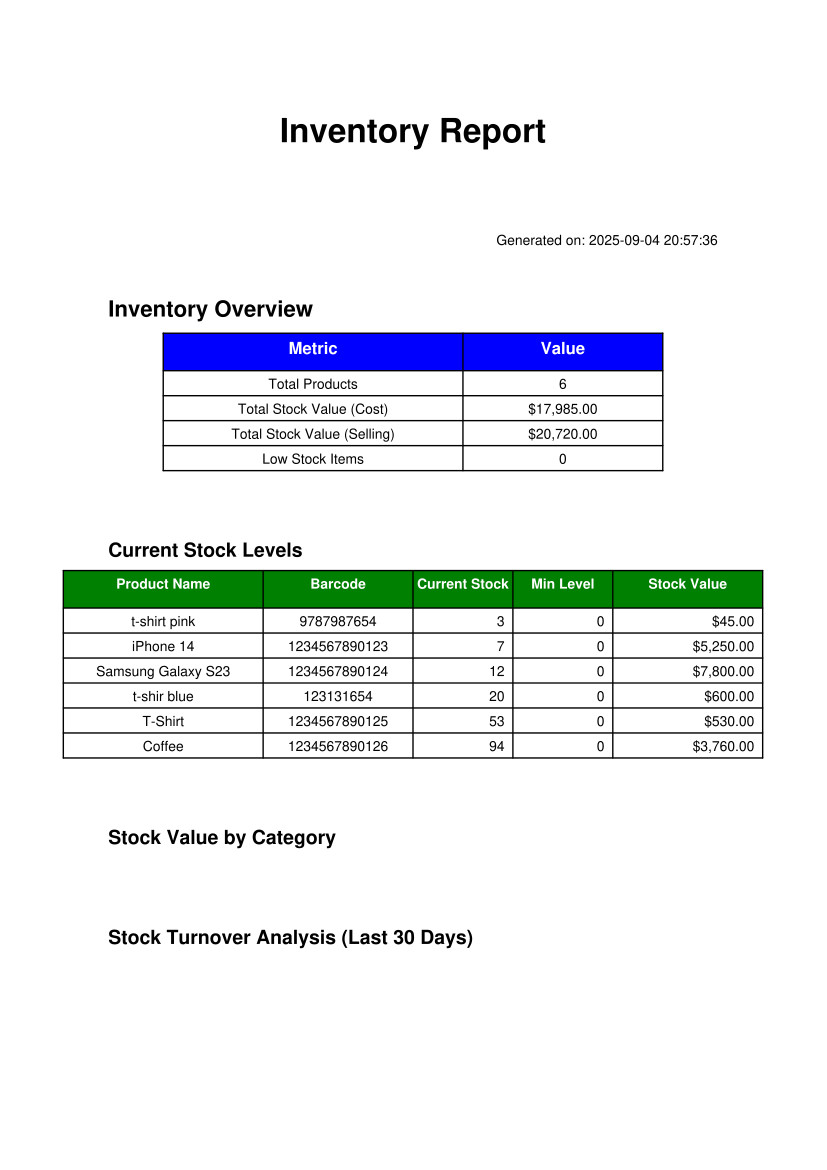

The Python source for this figure:
import pandas as pd
import matplotlib
matplotlib.use('Agg')  # Use non-interactive backend
import matplotlib.pyplot as plt
from reportlab.lib import colors
from reportlab.lib.pagesizes import letter, A4
from reportlab.lib.styles import getSampleStyleSheet, ParagraphStyle
from reportlab.lib.units import inch
from reportlab.platypus import SimpleDocTemplate, Paragraph, Spacer, Table, TableStyle, Image
from reportlab.pdfgen import canvas
import sys
import os
sys.path.append(os.path.dirname(os.path.dirname(os.path.abspath(__file__))))
from connection import connection
from datetime import datetime, timedelta
import io

class InventoryReport:
    def __init__(self):
        self.styles = getSampleStyleSheet()
        self.title_style = ParagraphStyle(
            'CustomTitle',
            parent=self.styles['Heading1'],
            fontSize=24,
            spaceAfter=30,
            alignment=1  # Center alignment
        )

    def get_inventory_data(self):
        """Get inventory data from database"""
        try:
            # Get current stock levels
            stock_query = """
            SELECT
                p.product_name,
                p.barcode,
                p.stock_quantity,
                p.min_stock_level,
                p.cost_price,
                p.price as selling_price,
                c.category_name,
                (p.stock_quantity * p.cost_price) as stock_value
            FROM products p
            LEFT JOIN categories c ON p.category_id = c.id
            WHERE p.is_active = 1
            ORDER BY p.stock_quantity ASC
            """
            stock_data = []
            connection.contogetrows(stock_query, stock_data)

            # Get low stock alerts
            low_stock_query = """
            SELECT
                p.product_name,
                p.barcode,
                p.stock_quantity,
                p.min_stock_level,
                s.name as supplier_name
            FROM products p
            LEFT JOIN suppliers s ON p.supplier_id = s.id
            WHERE p.stock_quantity <= p.min_stock_level
            AND p.is_active = 1
            ORDER BY p.stock_quantity ASC
            """
            low_stock_data = []
            connection.contogetrows(low_stock_query, low_stock_data)

            # Get total stock value
            total_value_query = """
            SELECT
                SUM(p.stock_quantity * p.cost_price) as total_stock_value,
                SUM(p.stock_quantity * p.price) as total_selling_value,
                COUNT(*) as total_products
            FROM products p
            WHERE p.is_active = 1
            """
            total_value_data = []
            connection.contogetrows(total_value_query, total_value_data)
            total_stock_value = total_value_data[0][0] if total_value_data and total_value_data[0][0] else 0
            total_selling_value = total_value_data[0][1] if total_value_data and total_value_data[0][1] else 0
            total_products = total_value_data[0][2] if total_value_data and total_value_data[0][2] else 0

            # Get stock turnover data (simplified - sales in last 30 days vs average stock)
            turnover_query = """
            SELECT
                p.product_name,
                SUM(si.quantity) as sold_last_30_days,
                p.stock_quantity as current_stock,
                AVG(CAST(p.stock_quantity AS FLOAT)) as avg_stock_last_30_days
            FROM products p
            LEFT JOIN sale_items si ON p.id = si.product_id
            LEFT JOIN sales s ON si.sales_id = s.id
            WHERE s.sale_date >= DATEADD(DAY, -30, GETDATE())
            AND p.is_active = 1
            GROUP BY p.product_name, p.stock_quantity
            ORDER BY sold_last_30_days DESC
            """
            turnover_data = []
            connection.contogetrows(turnover_query, turnover_data)

            return {
                'stock_data': stock_data,
                'low_stock_data': low_stock_data,
                'total_stock_value': total_stock_value,
                'total_selling_value': total_selling_value,
                'total_products': total_products,
                'turnover_data': turnover_data
            }

        except Exception as e:
            print(f"Error getting inventory data: {e}")
            return None

    def create_stock_value_chart(self, stock_data):
        """Create stock value visualization"""
        try:
            if not stock_data:
                return None

            df = pd.DataFrame(stock_data)

            # Handle different column structures
            if len(df.columns) == 8:
                df.columns = ['product_name', 'barcode', 'stock_quantity',
                             'min_stock_level', 'cost_price', 'selling_price',
                             'category_name', 'stock_value']
            elif len(df.columns) == 1:
                # If only one column, create dummy data
                df.columns = ['stock_value']
                df['category_name'] = [f'Category {i+1}' for i in range(len(df))]
            else:
                print(f"Unexpected column count for stock data: {len(df.columns)}")
                return None

            # Group by category for stock value
            category_stock = df.groupby('category_name')['stock_value'].sum().sort_values(ascending=False)

            plt.figure(figsize=(12, 8))
            bars = plt.barh(category_stock.index, category_stock.values)
            plt.title('Stock Value by Category', fontsize=14, fontweight='bold')
            plt.xlabel('Stock Value ($)', fontsize=12)
            plt.ylabel('Category', fontsize=12)

            # Add value labels
            for bar, value in zip(bars, category_stock.values):
                plt.text(bar.get_width() + max(category_stock.values) * 0.01,
                        bar.get_y() + bar.get_height()/2,
                        f'${value:,.0f}',
                        ha='left', va='center', fontsize=10)

            plt.tight_layout()

            buf = io.BytesIO()
            plt.savefig(buf, format='png', dpi=100, bbox_inches='tight')
            buf.seek(0)
            plt.close()

            return buf

        except Exception as e:
            print(f"Error creating stock value chart: {e}")
            return None

    def create_stock_turnover_chart(self, turnover_data):
        """Create stock turnover analysis chart"""
        try:
            if not turnover_data:
                return None

            df = pd.DataFrame(turnover_data)

            # Handle different column structures
            if len(df.columns) == 4:
                df.columns = ['product_name', 'sold_last_30_days',
                             'current_stock', 'avg_stock_last_30_days']
            elif len(df.columns) == 1:
                # If only one column, create dummy data
                df.columns = ['sold_last_30_days']
                df['product_name'] = [f'Product {i+1}' for i in range(len(df))]
                df['current_stock'] = [1] * len(df)
                df['avg_stock_last_30_days'] = [1] * len(df)
            else:
                print(f"Unexpected column count for turnover data: {len(df.columns)}")
                return None

            # Calculate turnover ratio (sold / average stock)
            df['turnover_ratio'] = df['sold_last_30_days'] / df['avg_stock_last_30_days'].replace(0, 1)

            # Take top 10 products
            top_turnover = df.nlargest(10, 'turnover_ratio')

            plt.figure(figsize=(12, 8))
            bars = plt.barh(top_turnover['product_name'], top_turnover['turnover_ratio'])
            plt.title('Stock Turnover Ratio (Top 10 Products)', fontsize=14, fontweight='bold')
            plt.xlabel('Turnover Ratio (Sales / Avg Stock)', fontsize=12)
            plt.ylabel('Product Name', fontsize=12)

            # Add value labels
            for bar, ratio in zip(bars, top_turnover['turnover_ratio']):
                plt.text(bar.get_width() + max(top_turnover['turnover_ratio']) * 0.01,
                        bar.get_y() + bar.get_height()/2,
                        f'{ratio:.2f}',
                        ha='left', va='center', fontsize=10)

            plt.tight_layout()

            buf = io.BytesIO()
            plt.savefig(buf, format='png', dpi=100, bbox_inches='tight')
            buf.seek(0)
            plt.close()

            return buf

        except Exception as e:
            print(f"Error creating stock turnover chart: {e}")
            return None

    def generate_report(self, output_path="inventory_report.pdf"):
        """Generate the complete inventory report"""
        try:
            # Get data
            data = self.get_inventory_data()
            if not data:
                print("No data available for report generation")
                return False

            # Create PDF document
            doc = SimpleDocTemplate(output_path, pagesize=A4)
            elements = []

            # Title
            title = Paragraph("Inventory Report", self.title_style)
            elements.append(title)
            elements.append(Spacer(1, 0.5*inch))

            # Report generation date
            date_style = ParagraphStyle('DateStyle', parent=self.styles['Normal'], fontSize=10, alignment=2)
            report_date = Paragraph(f"Generated on: {datetime.now().strftime('%Y-%m-%d %H:%M:%S')}", date_style)
            elements.append(report_date)
            elements.append(Spacer(1, 0.3*inch))

            # Inventory Overview Cards
            overview_style = ParagraphStyle('CardStyle', parent=self.styles['Heading2'], fontSize=16, spaceAfter=10)
            elements.append(Paragraph("Inventory Overview", overview_style))

            overview_table_data = [
                ['Metric', 'Value'],
                ['Total Products', f"{data['total_products']:,}"],
                ['Total Stock Value (Cost)', f"${data['total_stock_value']:,.2f}"],
                ['Total Stock Value (Selling)', f"${data['total_selling_value']:,.2f}"],
                ['Low Stock Items', f"{len(data['low_stock_data'])}"]
            ]

            overview_table = Table(overview_table_data, colWidths=[3*inch, 2*inch])
            overview_table.setStyle(TableStyle([
                ('BACKGROUND', (0, 0), (-1, 0), colors.blue),
                ('TEXTCOLOR', (0, 0), (-1, 0), colors.white),
                ('ALIGN', (0, 0), (-1, -1), 'CENTER'),
                ('FONTNAME', (0, 0), (-1, 0), 'Helvetica-Bold'),
                ('FONTSIZE', (0, 0), (-1, 0), 12),
                ('BOTTOMPADDING', (0, 0), (-1, 0), 12),
                ('BACKGROUND', (0, 1), (-1, -1), colors.white),
                ('GRID', (0, 0), (-1, -1), 1, colors.black)
            ]))
            elements.append(overview_table)
            elements.append(Spacer(1, 0.5*inch))

            # Current Stock Levels Table
            if data['stock_data']:
                elements.append(Paragraph("Current Stock Levels", self.styles['Heading2']))

                # Show top 20 products by stock quantity (ascending - lowest first)
                stock_table_data = [['Product Name', 'Barcode', 'Current Stock', 'Min Level', 'Stock Value']]
                for i, stock in enumerate(data['stock_data'][:20]):  # Limit to 20 items
                    stock_table_data.append([
                        stock[0][:30] + '...' if len(stock[0]) > 30 else stock[0],  # Truncate long names
                        stock[1],
                        str(stock[2]),
                        str(stock[3]),
                        f"${stock[7]:,.2f}"
                    ])

                stock_table = Table(stock_table_data, colWidths=[2*inch, 1.5*inch, 1*inch, 1*inch, 1.5*inch])
                stock_table.setStyle(TableStyle([
                    ('BACKGROUND', (0, 0), (-1, 0), colors.green),
                    ('TEXTCOLOR', (0, 0), (-1, 0), colors.white),
                    ('ALIGN', (0, 0), (-1, -1), 'CENTER'),
                    ('FONTNAME', (0, 0), (-1, 0), 'Helvetica-Bold'),
                    ('FONTSIZE', (0, 0), (-1, 0), 10),
                    ('BOTTOMPADDING', (0, 0), (-1, 0), 12),
                    ('BACKGROUND', (0, 1), (-1, -1), colors.white),
                    ('GRID', (0, 0), (-1, -1), 1, colors.black),
                    ('ALIGN', (2, 1), (4, -1), 'RIGHT')
                ]))
                elements.append(stock_table)
                elements.append(Spacer(1, 0.5*inch))

            # Low Stock Alerts
            if data['low_stock_data']:
                elements.append(Paragraph("Low Stock Alerts", self.styles['Heading2']))

                low_stock_table_data = [['Product Name', 'Barcode', 'Current Stock', 'Min Level', 'Supplier']]
                for stock in data['low_stock_data'][:15]:  # Limit to 15 items
                    low_stock_table_data.append([
                        stock[0][:25] + '...' if len(stock[0]) > 25 else stock[0],
                        stock[1],
                        str(stock[2]),
                        str(stock[3]),
                        stock[4] if stock[4] else 'N/A'
                    ])

                low_stock_table = Table(low_stock_table_data, colWidths=[2*inch, 1.5*inch, 1*inch, 1*inch, 2*inch])
                low_stock_table.setStyle(TableStyle([
                    ('BACKGROUND', (0, 0), (-1, 0), colors.red),
                    ('TEXTCOLOR', (0, 0), (-1, 0), colors.white),
                    ('ALIGN', (0, 0), (-1, -1), 'CENTER'),
                    ('FONTNAME', (0, 0), (-1, 0), 'Helvetica-Bold'),
                    ('FONTSIZE', (0, 0), (-1, 0), 10),
                    ('BOTTOMPADDING', (0, 0), (-1, 0), 12),
                    ('BACKGROUND', (0, 1), (-1, -1), colors.white),
                    ('GRID', (0, 0), (-1, -1), 1, colors.black)
                ]))
                elements.append(low_stock_table)
                elements.append(Spacer(1, 0.5*inch))

            # Stock Value by Category Chart
            if data['stock_data']:
                elements.append(Paragraph("Stock Value by Category", self.styles['Heading2']))
                chart_buf = self.create_stock_value_chart(data['stock_data'])
                if chart_buf:
                    img = Image(chart_buf)
                    img.drawHeight = 4*inch
                    img.drawWidth = 6*inch
                    elements.append(img)
                elements.append(Spacer(1, 0.5*inch))

            # Stock Turnover Analysis
            if data['turnover_data']:
                elements.append(Paragraph("Stock Turnover Analysis (Last 30 Days)", self.styles['Heading2']))
                chart_buf = self.create_stock_turnover_chart(data['turnover_data'])
                if chart_buf:
                    img = Image(chart_buf)
                    img.drawHeight = 4*inch
                    img.drawWidth = 6*inch
                    elements.append(img)
                elements.append(Spacer(1, 0.5*inch))

            # Build PDF
            doc.build(elements)
            print(f"Inventory Report generated successfully: {output_path}")
            return True

        except Exception as e:
            print(f"Error generating inventory report: {e}")
            return False

if __name__ == "__main__":
    # Ensure Reports directory exists
    os.makedirs("Reports", exist_ok=True)

    # Generate report
    report = InventoryReport()
    success = report.generate_report("Reports/inventory_report.pdf")

    if success:
        print("Inventory Report generated successfully!")
    else:
        print("Failed to generate inventory report.")
